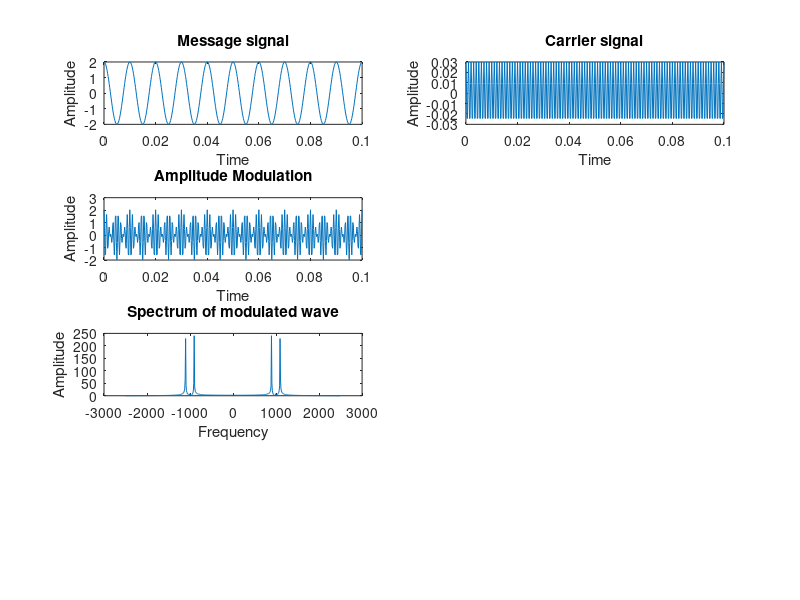

The MATLAB script that drew this image:
% Amplitude Modulation

Am=2;
Ac=0.03;
m=Am/Ac;
fm=100;
fc=10*fm;
Fs=5*fc;
T=1/Fs;
t=0:T:0.1;

% message signal
xm = Am*cos(2*pi*fm*t);
subplot(421);
plot(t,xm);xlabel('Time');ylabel('Amplitude');title('Message signal');

% carrier signal
xc = Ac*cos(2*pi*fc*t);
subplot(422);
plot(t,xc);xlabel('Time');ylabel('Amplitude');title("Carrier signal");

% DSB-AM 
y = Ac*(1+m*cos(2*pi*fm*t)).*cos(2*pi*fc*t);
subplot(423);
plot(t,y);xlabel('Time');ylabel('Amplitude');title("Amplitude Modulation");

%amm = ammod(xm,fc,Fs,0,Ac);
%subplot(424)
%plot(t,amm);xlabel('Time');ylabel('Amplitude');title("Amplitude Modulation-inbuilt func");

% Spectrum of modulated wave
N = length(xm);
Y = fftshift(fft(y,N));
f = Fs*[-N/2:N/2-1]/N;
subplot(425);
plot(f,abs(Y));xlabel('Frequency');ylabel('Amplitude');title("Spectrum of modulated wave");

